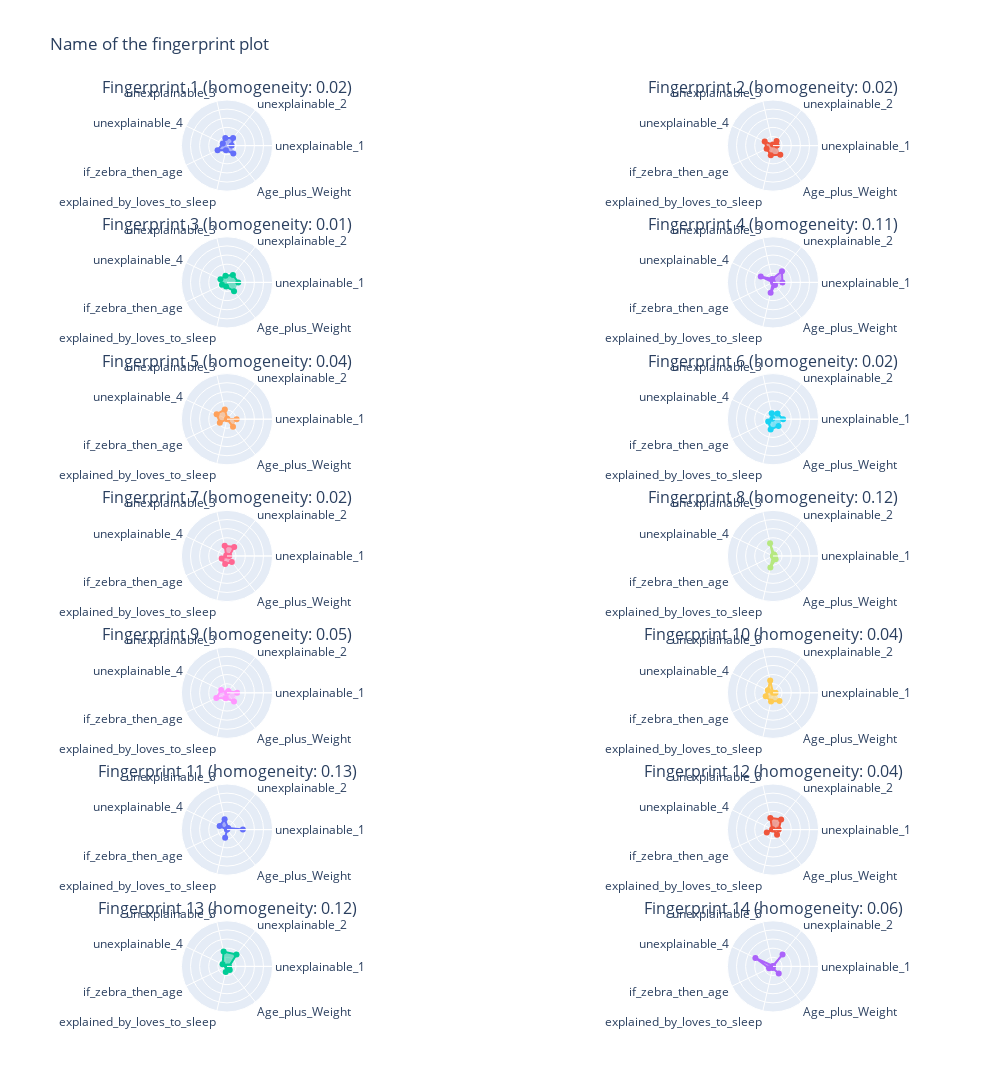

Notebook code cell kept with this figure:
### Code cell
observable_patterns_result['spider_plots']

### Figure 1 — Plotly figure (JSON) as saved in the notebook; plotly's stock layout.template omitted (floating-point values rounded to 4 significant figures)
{"data": [{"fill": "toself", "r": [0.1021, 0.2141, 0.1686, 0.102, 0.2291, 0.1044, 0.2226], "subplot": "polar", "theta": ["unexplainable_1", "unexplainable_2", "unexplainable_3", "unexplainable_4", "if_zebra_then_age", "explained_by_loves_to_sleep", "Age_plus_Weight"], "type": "scatterpolar"}, {"fill": "toself", "r": [0.08288, 0.1258, 0.02205, 0.202, 0.1552, 0.2177, 0.2573], "subplot": "polar2", "theta": ["unexplainable_1", "unexplainable_2", "unexplainable_3", "unexplainable_4", "if_zebra_then_age", "explained_by_loves_to_sleep", "Age_plus_Weight"], "type": "scatterpolar"}, {"fill": "toself", "r": [0.2475, 0.2081, 0.1523, 0.1597, 0.1218, 0.09363, 0.2475], "subplot": "polar3", "theta": ["unexplainable_1", "unexplainable_2", "unexplainable_3", "unexplainable_4", "if_zebra_then_age", "explained_by_loves_to_sleep", "Age_plus_Weight"], "type": "scatterpolar"}, {"fill": "toself", "r": [0.2065, 0.3149, 0.07616, 0.2979, 1.585e-05, 0.2339, 0.07096], "subplot": "polar4", "theta": ["unexplainable_1", "unexplainable_2", "unexplainable_3", "unexplainable_4", "if_zebra_then_age", "explained_by_loves_to_sleep", "Age_plus_Weight"], "type": "scatterpolar"}, {"fill": "toself", "r": [0.2117, 0.01274, 0.2159, 0.2521, 0.1745, 3.121e-05, 0.2112], "subplot": "polar5", "theta": ["unexplainable_1", "unexplainable_2", "unexplainable_3", "unexplainable_4", "if_zebra_then_age", "explained_by_loves_to_sleep", "Age_plus_Weight"], "type": "scatterpolar"}, {"fill": "toself", "r": [0.2222, 0.1584, 0.1315, 0.01742, 0.1167, 0.2319, 0.1936], "subplot": "polar6", "theta": ["unexplainable_1", "unexplainable_2", "unexplainable_3", "unexplainable_4", "if_zebra_then_age", "explained_by_loves_to_sleep", "Age_plus_Weight"], "type": "scatterpolar"}, {"fill": "toself", "r": [0.05087, 0.2541, 0.229, 0.01976, 0.1302, 0.182, 0.1702], "subplot": "polar7", "theta": ["unexplainable_1", "unexplainable_2", "unexplainable_3", "unexplainable_4", "if_zebra_then_age", "explained_by_loves_to_sleep", "Age_plus_Weight"], "type": "scatterpolar"}, {"fill": "toself", "r": [0.0412, 0.03893, 0.2864, 0, 8.521e-05, 0.2567, 0.0923], "subplot": "polar8", "theta": ["unexplainable_1", "unexplainable_2", "unexplainable_3", "unexplainable_4", "if_zebra_then_age", "explained_by_loves_to_sleep", "Age_plus_Weight"], "type": "scatterpolar"}, {"fill": "toself", "r": [0.2217, 0.04762, 0, 0.1433, 0.2608, 0.12, 0.2471], "subplot": "polar9", "theta": ["unexplainable_1", "unexplainable_2", "unexplainable_3", "unexplainable_4", "if_zebra_then_age", "explained_by_loves_to_sleep", "Age_plus_Weight"], "type": "scatterpolar"}, {"fill": "toself", "r": [0.05699, 0, 0.2757, 0.1257, 0.1777, 0.1936, 0.2294], "subplot": "polar10", "theta": ["unexplainable_1", "unexplainable_2", "unexplainable_3", "unexplainable_4", "if_zebra_then_age", "explained_by_loves_to_sleep", "Age_plus_Weight"], "type": "scatterpolar"}, {"fill": "toself", "r": [0.3477, 0.04266, 0.2344, 0.1802, 0, 0.1829, 0], "subplot": "polar11", "theta": ["unexplainable_1", "unexplainable_2", "unexplainable_3", "unexplainable_4", "if_zebra_then_age", "explained_by_loves_to_sleep", "Age_plus_Weight"], "type": "scatterpolar"}, {"fill": "toself", "r": [0.1266, 0.2866, 0.2621, 0.02188, 0.1516, 0, 0.1425], "subplot": "polar12", "theta": ["unexplainable_1", "unexplainable_2", "unexplainable_3", "unexplainable_4", "if_zebra_then_age", "explained_by_loves_to_sleep", "Age_plus_Weight"], "type": "scatterpolar"}, {"fill": "toself", "r": [0.04488, 0.3352, 0.3328, 0.1078, 0.0003511, 0.1266, 0.09748], "subplot": "polar13", "theta": ["unexplainable_1", "unexplainable_2", "unexplainable_3", "unexplainable_4", "if_zebra_then_age", "explained_by_loves_to_sleep", "Age_plus_Weight"], "type": "scatterpolar"}, {"fill": "toself", "r": [0, 0.3362, 0.01042, 0.4289, 0.09604, 0.03491, 0.2015], "subplot": "polar14", "theta": ["unexplainable_1", "unexplainable_2", "unexplainable_3", "unexplainable_4", "if_zebra_then_age", "explained_by_loves_to_sleep", "Age_plus_Weight"], "type": "scatterpolar"}], "layout": {"annotations": [{"font": {"size": 16}, "showarrow": false, "text": "Fingerprint 1 (homogeneity: 0.02)", "x": 0.175, "xanchor": "center", "xref": "paper", "y": 1, "yanchor": "bottom", "yref": "paper"}, {"font": {"size": 16}, "showarrow": false, "text": "Fingerprint 2 (homogeneity: 0.02)", "x": 0.825, "xanchor": "center", "xref": "paper", "y": 1, "yanchor": "bottom", "yref": "paper"}, {"font": {"size": 16}, "showarrow": false, "text": "Fingerprint 3 (homogeneity: 0.01)", "x": 0.175, "xanchor": "center", "xref": "paper", "y": 0.85, "yanchor": "bottom", "yref": "paper"}, {"font": {"size": 16}, "showarrow": false, "text": "Fingerprint 4 (homogeneity: 0.11)", "x": 0.825, "xanchor": "center", "xref": "paper", "y": 0.85, "yanchor": "bottom", "yref": "paper"}, {"font": {"size": 16}, "showarrow": false, "text": "Fingerprint 5 (homogeneity: 0.04)", "x": 0.175, "xanchor": "center", "xref": "paper", "y": 0.7, "yanchor": "bottom", "yref": "paper"}, {"font": {"size": 16}, "showarrow": false, "text": "Fingerprint 6 (homogeneity: 0.02)", "x": 0.825, "xanchor": "center", "xref": "paper", "y": 0.7, "yanchor": "bottom", "yref": "paper"}, {"font": {"size": 16}, "showarrow": false, "text": "Fingerprint 7 (homogeneity: 0.02)", "x": 0.175, "xanchor": "center", "xref": "paper", "y": 0.55, "yanchor": "bottom", "yref": "paper"}, {"font": {"size": 16}, "showarrow": false, "text": "Fingerprint 8 (homogeneity: 0.12)", "x": 0.825, "xanchor": "center", "xref": "paper", "y": 0.55, "yanchor": "bottom", "yref": "paper"}, {"font": {"size": 16}, "showarrow": false, "text": "Fingerprint 9 (homogeneity: 0.05)", "x": 0.175, "xanchor": "center", "xref": "paper", "y": 0.4, "yanchor": "bottom", "yref": "paper"}, {"font": {"size": 16}, "showarrow": false, "text": "Fingerprint 10 (homogeneity: 0.04)", "x": 0.825, "xanchor": "center", "xref": "paper", "y": 0.4, "yanchor": "bottom", "yref": "paper"}, {"font": {"size": 16}, "showarrow": false, "text": "Fingerprint 11 (homogeneity: 0.13)", "x": 0.175, "xanchor": "center", "xref": "paper", "y": 0.25, "yanchor": "bottom", "yref": "paper"}, {"font": {"size": 16}, "showarrow": false, "text": "Fingerprint 12 (homogeneity: 0.04)", "x": 0.825, "xanchor": "center", "xref": "paper", "y": 0.25, "yanchor": "bottom", "yref": "paper"}, {"font": {"size": 16}, "showarrow": false, "text": "Fingerprint 13 (homogeneity: 0.12)", "x": 0.175, "xanchor": "center", "xref": "paper", "y": 0.1, "yanchor": "bottom", "yref": "paper"}, {"font": {"size": 16}, "showarrow": false, "text": "Fingerprint 14 (homogeneity: 0.06)", "x": 0.825, "xanchor": "center", "xref": "paper", "y": 0.1, "yanchor": "bottom", "yref": "paper"}], "height": 3500, "paper_bgcolor": "rgba(0, 0, 0, 0)", "plot_bgcolor": "rgba(0, 0, 0, 0)", "polar": {"domain": {"x": [0, 0.35], "y": [0.9, 1]}, "radialaxis": {"range": [0, 1], "showticklabels": false, "visible": true}}, "polar10": {"domain": {"x": [0.65, 1.0], "y": [0.3, 0.4]}, "radialaxis": {"range": [0, 1], "showticklabels": false, "visible": true}}, "polar11": {"domain": {"x": [0, 0.35], "y": [0.15, 0.25]}, "radialaxis": {"range": [0, 1], "showticklabels": false, "visible": true}}, "polar12": {"domain": {"x": [0.65, 1.0], "y": [0.15, 0.25]}, "radialaxis": {"range": [0, 1], "showticklabels": false, "visible": true}}, "polar13": {"domain": {"x": [0, 0.35], "y": [0, 0.1]}, "radialaxis": {"range": [0, 1], "showticklabels": false, "visible": true}}, "polar14": {"domain": {"x": [0.65, 1.0], "y": [0, 0.1]}, "radialaxis": {"range": [0, 1], "showticklabels": false, "visible": true}}, "polar2": {"domain": {"x": [0.65, 1.0], "y": [0.9, 1]}, "radialaxis": {"range": [0, 1], "showticklabels": false, "visible": true}}, "polar3": {"domain": {"x": [0, 0.35], "y": [0.75, 0.85]}, "radialaxis": {"range": [0, 1], "showticklabels": false, "visible": true}}, "polar4": {"domain": {"x": [0.65, 1.0], "y": [0.75, 0.85]}, "radialaxis": {"range": [0, 1], "showticklabels": false, "visible": true}}, "polar5": {"domain": {"x": [0, 0.35], "y": [0.6, 0.7]}, "radialaxis": {"range": [0, 1], "showticklabels": false, "visible": true}}, "polar6": {"domain": {"x": [0.65, 1.0], "y": [0.6, 0.7]}, "radialaxis": {"range": [0, 1], "showticklabels": false, "visible": true}}, "polar7": {"domain": {"x": [0, 0.35], "y": [0.45, 0.55]}, "radialaxis": {"range": [0, 1], "showticklabels": false, "visible": true}}, "polar8": {"domain": {"x": [0.65, 1.0], "y": [0.45, 0.55]}, "radialaxis": {"range": [0, 1], "showticklabels": false, "visible": true}}, "polar9": {"domain": {"x": [0, 0.35], "y": [0.3, 0.4]}, "radialaxis": {"range": [0, 1], "showticklabels": false, "visible": true}}, "showlegend": false, "title": {"text": "Name of the fingerprint plot"}, "width": 1000}}
